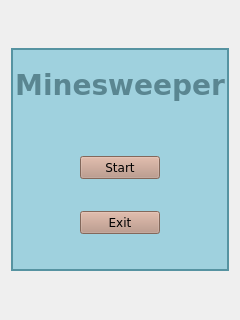
<?xml version="1.0" encoding="UTF-8"?>
<ui version="4.0">
 <class>UIMainMenu</class>
 <widget class="QWidget" name="UIMainMenu">
  <property name="geometry">
   <rect>
    <x>0</x>
    <y>0</y>
    <width>240</width>
    <height>320</height>
   </rect>
  </property>
  <property name="minimumSize">
   <size>
    <width>240</width>
    <height>320</height>
   </size>
  </property>
  <property name="windowTitle">
   <string>Minesweeper</string>
  </property>
  <layout class="QVBoxLayout" name="verticalLayout_2">
   <item alignment="Qt::AlignVCenter">
    <widget class="QSplitter" name="splitter">
     <property name="enabled">
      <bool>true</bool>
     </property>
     <property name="sizePolicy">
      <sizepolicy hsizetype="Preferred" vsizetype="Minimum">
       <horstretch>0</horstretch>
       <verstretch>0</verstretch>
      </sizepolicy>
     </property>
     <property name="styleSheet">
      <string notr="true">.QSplitter {
background-color: #9FD1DE;
border: 2px solid #5693a1;
}</string>
     </property>
     <property name="orientation">
      <enum>Qt::Vertical</enum>
     </property>
     <property name="handleWidth">
      <number>0</number>
     </property>
     <widget class="QLabel" name="menuLabel">
      <property name="minimumSize">
       <size>
        <width>0</width>
        <height>0</height>
       </size>
      </property>
      <property name="maximumSize">
       <size>
        <width>16777215</width>
        <height>168</height>
       </size>
      </property>
      <property name="font">
       <font>
        <family>Verdana</family>
        <pointsize>21</pointsize>
        <weight>75</weight>
        <bold>true</bold>
       </font>
      </property>
      <property name="styleSheet">
       <string notr="true">color: #5a8691;</string>
      </property>
      <property name="text">
       <string>Minesweeper</string>
      </property>
      <property name="alignment">
       <set>Qt::AlignCenter</set>
      </property>
     </widget>
     <widget class="QFrame" name="verticalFrame">
      <property name="maximumSize">
       <size>
        <width>16777215</width>
        <height>148</height>
       </size>
      </property>
      <property name="frameShadow">
       <enum>QFrame::Plain</enum>
      </property>
      <layout class="QVBoxLayout" name="verticalLayout">
       <item>
        <spacer name="verticalSpacer_2">
         <property name="orientation">
          <enum>Qt::Vertical</enum>
         </property>
         <property name="sizeHint" stdset="0">
          <size>
           <width>20</width>
           <height>40</height>
          </size>
         </property>
        </spacer>
       </item>
       <item alignment="Qt::AlignHCenter|Qt::AlignVCenter">
        <widget class="QPushButton" name="startPushButton">
         <property name="sizePolicy">
          <sizepolicy hsizetype="Minimum" vsizetype="Minimum">
           <horstretch>0</horstretch>
           <verstretch>0</verstretch>
          </sizepolicy>
         </property>
         <property name="font">
          <font>
           <family>Verdana</family>
          </font>
         </property>
         <property name="styleSheet">
          <string notr="true">background-color: #b89180;</string>
         </property>
         <property name="text">
          <string>Start</string>
         </property>
        </widget>
       </item>
       <item>
        <spacer name="verticalSpacer_3">
         <property name="orientation">
          <enum>Qt::Vertical</enum>
         </property>
         <property name="sizeHint" stdset="0">
          <size>
           <width>20</width>
           <height>40</height>
          </size>
         </property>
        </spacer>
       </item>
       <item alignment="Qt::AlignHCenter|Qt::AlignVCenter">
        <widget class="QPushButton" name="exitPushButton">
         <property name="font">
          <font>
           <family>Verdana</family>
          </font>
         </property>
         <property name="styleSheet">
          <string notr="true">background-color: #b89180;</string>
         </property>
         <property name="text">
          <string>Exit</string>
         </property>
        </widget>
       </item>
       <item>
        <spacer name="verticalSpacer">
         <property name="orientation">
          <enum>Qt::Vertical</enum>
         </property>
         <property name="sizeHint" stdset="0">
          <size>
           <width>20</width>
           <height>40</height>
          </size>
         </property>
        </spacer>
       </item>
      </layout>
     </widget>
    </widget>
   </item>
  </layout>
 </widget>
 <resources/>
 <connections/>
</ui>
